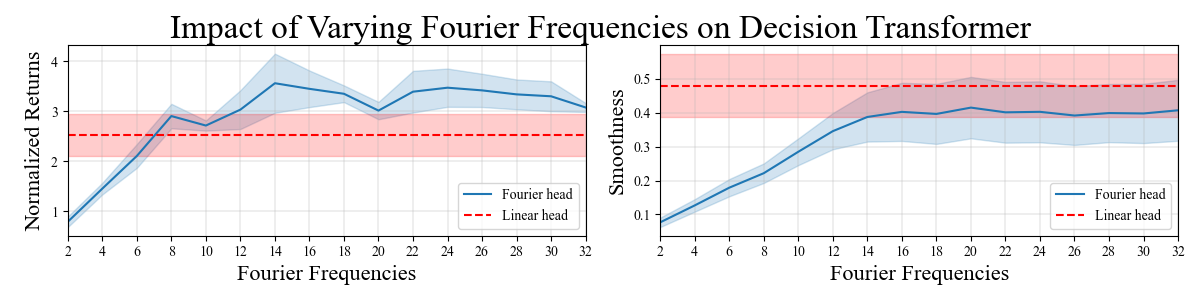

The script that saved this image:
import matplotlib.font_manager as font_manager
import matplotlib.pyplot as plt
from matplotlib.ticker import MultipleLocator
import numpy as np
import json
import argparse

from atari_expert_scores import get_human_normalized_score

font_path = 'scripts/eval/Times_New_Roman.ttf'
font_manager.fontManager.addfont(font_path)
plt.rcParams['font.family'] = 'serif'
plt.rcParams['font.serif'] = 'Times New Roman'

def get_frequencies_for_game(game_name):
    if game_name == 'Seaquest':
        return list(range(2, 34, 2))  # [2,4,6,8,...,32]
    else:
        return list(range(4, 36, 4))  # [4,8,12,...,32]

def get_returns_metrics(game_name, returns_local):

    returns_best = []
    for returns in returns_local.values():
        returns_best.append(max(returns))

    returns_best = np.asarray(returns_best)

    # normalize
    # returns_best = 100*get_human_normalized_score(game_name.lower(), returns_best)

    returns_mean = returns_best.mean()
    returns_std = returns_best.std()

    return returns_mean, returns_std


def gather_returns_and_smoothness(game_name, use_originally_reported_baseline=True):

    DIVIDE_STD_BY = (1/0.67) # this gives 50% confidence interval

    vals = {}

    # STEP 1: GET BASELINE METRICS
    if use_originally_reported_baseline:
        # Linear baseline values for each graph
        return_baseline = 2.53
        return_baseline_err = 0.63/DIVIDE_STD_BY
        smoothness_baseline = 0.48
        smoothness_baseline_err = 0.14/DIVIDE_STD_BY
    else:

        # GET RETURNS STATISTICS
        returns_local_path = f"output/{game_name}/linear/returns_dict.json"
        with open(returns_local_path, "r") as f:
            returns_local = json.load(f)
        return_baseline, return_std = get_returns_metrics(game_name, returns_local)
        return_baseline_err = return_std / DIVIDE_STD_BY

        # GET SMOOTHNESS STATISTICS
        smoothness_local_path = f"output/{game_name}/linear/smoothness_dict.json"
        with open(smoothness_local_path, "r") as f:
            smoothness_local = json.load(f)
        smoothness_baseline = smoothness_local["L2"]["mean"]
        smoothness_std = smoothness_local["L2"]["std"]
        smoothness_baseline_err = smoothness_std / DIVIDE_STD_BY
        # smoothness_fourier.append(smoothness_mean)
        # smoothness_fourier_err.append(smoothness_std/DIVIDE_STD_BY)

    vals["baseline"] = {
        "return"           : return_baseline,
        "return_err"       : return_baseline_err,
        "smoothness"        : smoothness_baseline,
        "smoothness_err"    : smoothness_baseline_err
    }

    # STEP 2: GET FOURIER METRICS
    returns_fourier, returns_fourier_err = [], []
    smoothness_fourier, smoothness_fourier_err = [], []
    freqs = get_frequencies_for_game(game_name)
    for freq in freqs:

        # GET RETURNS STATISTICS
        returns_local_path = f"output/{game_name}/fourier_{freq}/returns_dict.json"
        with open(returns_local_path, "r") as f:
            returns_local = json.load(f)
        returns_mean, returns_std = get_returns_metrics(game_name, returns_local)
        returns_fourier.append(returns_mean)
        returns_fourier_err.append(returns_std)

        # GET SMOOTHNESS STATISTICS
        smoothness_local_path = f"output/{game_name}/fourier_{freq}/smoothness_dict.json"
        with open(smoothness_local_path, "r") as f:
            smoothness_local = json.load(f)
        smoothness_mean = smoothness_local["L2"]["mean"]
        smoothness_std = smoothness_local["L2"]["std"]
        smoothness_fourier.append(smoothness_mean)
        smoothness_fourier_err.append(smoothness_std/DIVIDE_STD_BY)

    
    vals["fourier"] = {
        "returns"           : returns_fourier,
        "returns_err"       : returns_fourier_err,
        "smoothness"        : smoothness_fourier,
        "smoothness_err"    : smoothness_fourier_err
    }

    return vals, freqs


def build_graphs(vals, freqs, output_fname, title=""):

    return_baseline         = vals["baseline"]["return"]
    return_baseline_err     = vals["baseline"]["return_err"]
    smoothness_baseline     = vals["baseline"]["smoothness"]
    smoothness_baseline_err = vals["baseline"]["smoothness_err"]

    returns_fourier         = vals["fourier"]["returns"]
    returns_fourier_err     = vals["fourier"]["returns_err"]
    smoothness_fourier      = vals["fourier"]["smoothness"]
    smoothness_fourier_err  = vals["fourier"]["smoothness_err"]


    fig, (ax1, ax2) = plt.subplots(1, 2, figsize=(12, 3))  # Two side-by-side graphs

    # Global title for both graphs
    fig.suptitle(title, fontsize=24, y=0.95)

    # Plot the first graph (Returns)
    ax1.plot(freqs, returns_fourier, c="tab:blue", label="Fourier head")
    ax1.fill_between(freqs, 
                     np.array(returns_fourier) - np.array(returns_fourier_err), 
                     np.array(returns_fourier) + np.array(returns_fourier_err), 
                     color="tab:blue", alpha=0.2)  # Standard deviation tunnel for returns

    # Add red horizontal line for the baseline and tunnel for the baseline
    ax1.axhline(y=return_baseline, color='red', linestyle='--', label="Linear head")
    ax1.fill_between(freqs, 
                     return_baseline - return_baseline_err, 
                     return_baseline + return_baseline_err, 
                     color='red', alpha=0.2)  # Standard deviation tunnel for baseline

    ax1.set_xlabel("Fourier Frequencies", fontsize=16)
    ax1.set_ylabel("Normalized Returns", fontsize=16)
    ax1.grid(True, linewidth=0.3)
    ax1.set_xlim(2, 32)  # Set the x-axis limits to match the new tick values
    ax1.xaxis.set_major_locator(MultipleLocator(2))  # Set x-ticks to 2, 4, 6, ..., 32
    ax1.legend(loc="lower right")

    # Plot the second graph (Smoothness)
    ax2.plot(freqs, smoothness_fourier, c="tab:blue", label="Fourier head")
    ax2.fill_between(freqs, 
                     np.array(smoothness_fourier) - np.array(smoothness_fourier_err), 
                     np.array(smoothness_fourier) + np.array(smoothness_fourier_err), 
                     color="tab:blue", alpha=0.2)  # Standard deviation tunnel for smoothness

    # Add red horizontal line for the baseline and tunnel for the baseline
    ax2.axhline(y=smoothness_baseline, color='red', linestyle='--', label="Linear head")
    ax2.fill_between(freqs, 
                     smoothness_baseline - smoothness_baseline_err, 
                     smoothness_baseline + smoothness_baseline_err, 
                     color='red', alpha=0.2)  # Standard deviation tunnel for baseline

    ax2.set_xlabel("Fourier Frequencies", fontsize=16)
    ax2.set_ylabel("Smoothness", fontsize=16)
    ax2.grid(True, linewidth=0.3)
    ax2.set_xlim(2, 32)  # Set the x-axis limits to match the new tick values
    ax2.xaxis.set_major_locator(MultipleLocator(2))  # Set x-ticks to 2, 4, 6, ..., 32
    ax2.legend(loc="lower right")

    # Adjust layout to keep spacing consistent
    plt.tight_layout()
    plt.subplots_adjust(top=0.85)
    plt.savefig(output_fname, dpi=300)

def main():

    parser = argparse.ArgumentParser()
    parser.add_argument(
        'game', 
        type=str, 
        help='Game name (e.g. DoubleDunk or Seaquest)'
    )
    args = parser.parse_args()

    if args.game == "Seaquest":
        use_originally_reported_baseline = True
    else:
        use_originally_reported_baseline = False

    vals, freqs = gather_returns_and_smoothness(
        args.game,
        use_originally_reported_baseline=use_originally_reported_baseline
    )

    build_graphs(
        vals,
        freqs,
        output_fname=f"output/{args.game}/atari_graph_varying_freqs_{args.game}.png",
        title=f"Impact of Varying Fourier Frequencies on Decision Transformer: {args.game}"
    )

if __name__ == "__main__":
    main()

